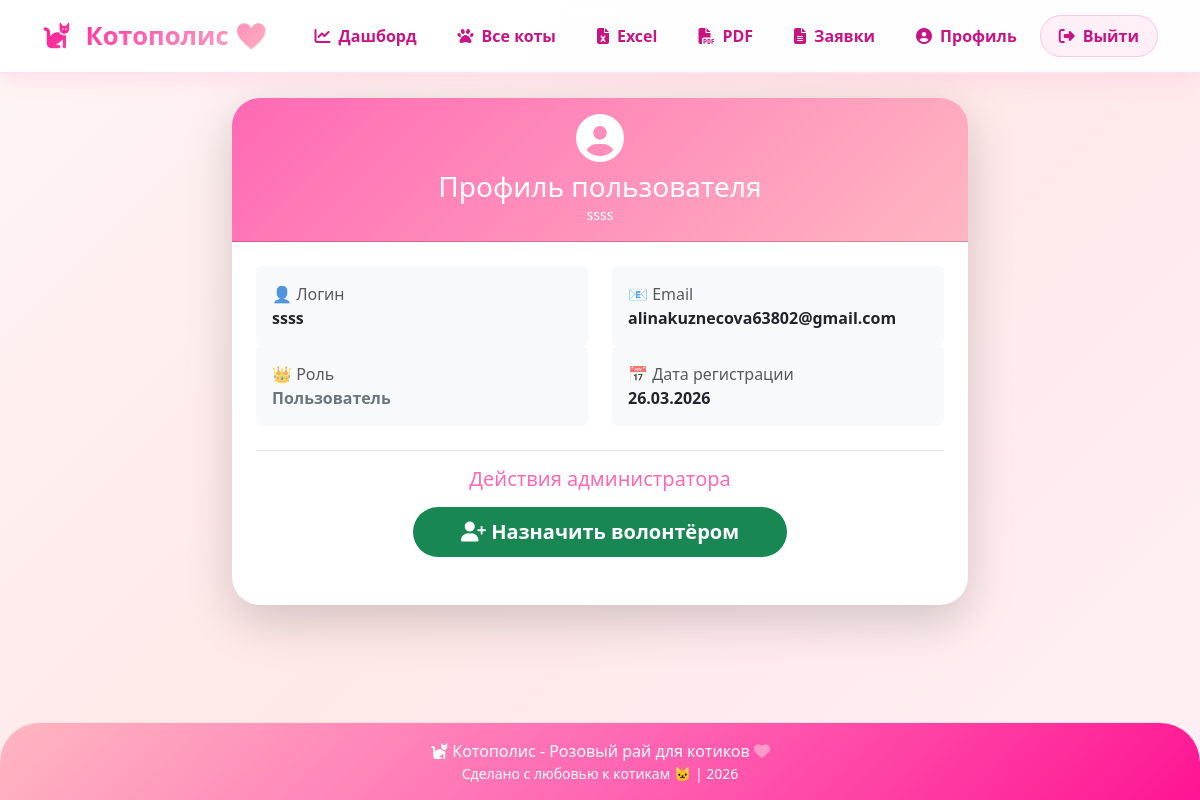
The app's page /profile/2 (signed in) with its own data.
### models.py (models this page shows, shortened)
class User(UserMixin, db.Model):
    __tablename__ = 'users'
    id = db.Column(db.Integer, primary_key=True)
    username = db.Column(db.String(80), unique=True, nullable=False)
    email = db.Column(db.String(120), unique=True, nullable=False)
    password = db.Column(db.String(200), nullable=False)
    role = db.Column(db.String(50), default='volunteer')
    created_at = db.Column(db.DateTime, default=datetime.utcnow)
    last_login = db.Column(db.DateTime)
    email_confirmed = db.Column(db.Boolean, default=False)
    email_confirmed_at = db.Column(db.DateTime)
    security_question = db.Column(db.String(200))
    security_answer = db.Column(db.String(200))
    bio = db.Column(db.Text)  # описание о себе

### app.py (the view)
@app.route('/profile')
@app.route('/profile/<int:user_id>')
@login_required
def profile(user_id=None):
    if user_id:
        if current_user.role != 'admin':
            flash('У вас нет доступа к чужим профилям', 'danger')
            return redirect(url_for('profile'))
        user = User.query.get_or_404(user_id)
    else:
        user = current_user
    return render_template('profile.html',
                           user=user,
                           is_admin_view=(user_id is not None and current_user.role == 'admin'))

### app.py (called while the page is built)
@login_manager.user_loader
def load_user(user_id):
    return User.query.get(int(user_id))

@app.context_processor
def utility_processor():
    def get_current_year():
        return datetime.now().year
    def get_total_cats():
        return Cat.query.count()
    def get_available_cats():
        return Cat.query.filter_by(status='В приюте').count()
    return {
        'current_year': get_current_year(),
        'total_cats': get_total_cats(),
        'available_cats': get_available_cats(),
        'now': datetime.now()
    }

### templates/profile.html (shortened to what this page needs)
{% extends 'base.html' %}
{% block content %}
<div class="row justify-content-center">
    <div class="col-md-8">
        <div class="card shadow-lg border-0">
            <div class="card-header bg-pink text-white text-center py-3">
                <i class="fas fa-user-circle fa-3x mb-2"></i>
                <h3 class="mb-0">Профиль пользователя</h3>
                <p class="mb-0 small">{{ user.username }}</p>
            </div>
            <div class="card-body p-4">
                <div class="row mb-4">
                    <div class="col-md-6">
                        <div class="info-card p-3 bg-light rounded">
                            <label class="text-muted">👤 Логин</label>
                            <p class="fw-bold mb-0">{{ user.username }}</p>
                        </div>
                    </div>
                    <div class="col-md-6">
                        <div class="info-card p-3 bg-light rounded">
                            <label class="text-muted">📧 Email</label>
                            <p class="fw-bold mb-0">{{ user.email }}</p>
                        </div>
                    </div>
                    <div class="col-md-6">
                        <div class="info-card p-3 bg-light rounded">
                            <label class="text-muted">👑 Роль</label>
                            <p class="fw-bold mb-0">
                                {% if user.role == 'admin' %}
                                    <span class="text-pink">Администратор</span>
                                {% elif user.role == 'volunteer' %}
                                    <span class="text-success">Волонтёр</span>
                                {% else %}
                                    <span class="text-secondary">Пользователь</span>
                                {% endif %}
                            </p>
                        </div>
                    </div>
                    <div class="col-md-6">
                        <div class="info-card p-3 bg-light rounded">
                            <label class="text-muted">📅 Дата регистрации</label>
                            <p class="fw-bold mb-0">{{ user.created_at.strftime('%d.%m.%Y') if user.created_at else 'Неизвестно' }}</p>
                        </div>
                    </div>
                </div>
                {% if is_admin_view %}
                <div class="text-center my-4 pt-3 border-top">
                    <h5 class="text-pink mb-3">Действия администратора</h5>
                    {% if user.role == 'volunteer' %}
                        <form method="POST" action="{{ url_for('set_role', user_id=user.id) }}">
                            <input type="hidden" name="role" value="user">
                            <button type="submit" class="btn btn-warning btn-lg px-5">
                                <i class="fas fa-user-minus"></i> Снять роль волонтёра
                            </button>
                        </form>
                    {% else %}
                        <form method="POST" action="{{ url_for('set_role', user_id=user.id) }}">
                            <button type="submit" class="btn btn-success btn-lg px-5">
                                <i class="fas fa-user-plus"></i> Назначить волонтёром
                            </button>
                        </form>
                    {% endif %}
                </div>
                {% endif %}
            </div>
        </div>
    </div>
</div>
{% endblock %}

### static/css/style.css (style rules this page uses)
:root { --pink-primary: #ff69b4; --pink-light: #ffb6c1; --pink-dark: #ff1493; --pink-bg: #fff0f5; --pink-gradient: linear-gradient(135deg, #ff69b4 0%, #ffb6c1 100%); --shadow-pink: 0 5px 15px rgba(255, 105, 180, 0.3); }
* { margin: 0; padding: 0; box-sizing: border-box; }
body { background: linear-gradient(135deg, #fff0f5 0%, #ffe4ec 100%); font-family: 'Segoe UI', 'Poppins', Tahoma, Geneva, Verdana, sans-serif; min-height: 100vh; display: flex; flex-direction: column; }
.card { border: none; border-radius: 15px; box-shadow: 0 2px 8px rgba(0,0,0,0.08); overflow: hidden; }
.card-header { background: var(--pink-gradient); color: white; padding: 12px 15px; }
.text-pink { color: var(--pink-primary); }
.bg-pink { background: var(--pink-gradient); }
* { box-sizing: border-box; }
html { font-size: 16px; scroll-behavior: smooth; }
.card { transition: transform 0.2s ease, box-shadow 0.2s ease; overflow: hidden; }
.btn { transition: all 0.2s ease; border-radius: 8px; }
.row { margin-left: -12px; margin-right: -12px; }
.row > [class*="col-"] { padding-left: 12px; padding-right: 12px; }
body { text-rendering: optimizeLegibility; -webkit-font-smoothing: antialiased; -moz-osx-font-smoothing: grayscale; }
* { transition: transform 0.1s ease; }
.cat-card, .card { transition: transform 0.3s ease, box-shadow 0.3s ease; }
.btn { transition: transform 0.2s ease, background 0.2s ease; }

### templates/base.html (style rules this page uses)
html { scroll-behavior: smooth; }
body { overflow-x: hidden; width: 100%; background: linear-gradient(135deg, #FFF5F5 0%, #FFE8E8 50%, #FFF0F5 100%); font-family: 'Segoe UI', 'Poppins', 'Quicksand', system-ui, -apple-system, sans-serif; }
.card { border: none; border-radius: 28px; background: white; overflow: hidden; transition: all 0.4s cubic-bezier(0.175, 0.885, 0.32, 1.275); box-shadow: 0 10px 30px rgba(255, 105, 180, 0.12); }
.btn { border-radius: 60px; padding: 10px 24px; font-weight: 600; transition: all 0.3s ease; border: none; }
.card { animation: fadeInUp 0.4s ease-out; }

### templates/profile.html (style rules this page uses)
.info-card { transition: transform 0.2s ease; }

### records on screen
User: username "ssss", email "alinakuznecova63802@gmail.com", created_at "26.03.2026"
